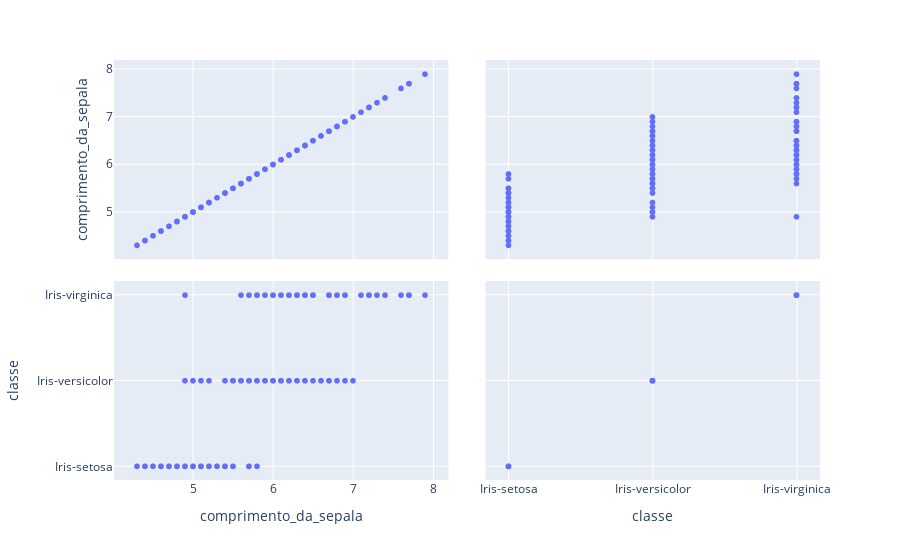

Notebook source saved alongside this figure:
### Code cell
grafico_2 = px.scatter_matrix(df, dimensions = ['comprimento_da_sepala', 'classe'])
grafico_2.show()

### Figure 1 — Plotly figure (JSON) as saved in the notebook; plotly's stock layout.template omitted (floating-point values rounded to 4 significant figures; data arrays with more than 128 entries replaced by an {"elided": "..."} marker saying what was removed)
{"data": [{"dimensions": [{"axis": {"matches": true}, "label": "comprimento_da_sepala", "values": {"elided": "150 float values"}}, {"axis": {"matches": true}, "label": "classe", "values": {"elided": "150 str values"}}], "hovertemplate": "%{xaxis.title.text}=%{x}<br>%{yaxis.title.text}=%{y}<extra></extra>", "legendgroup": "", "marker": {"color": "#636efa", "symbol": "circle"}, "name": "", "showlegend": false, "type": "splom"}], "layout": {"dragmode": "select", "legend": {"tracegroupgap": 0}, "margin": {"t": 60}}}
